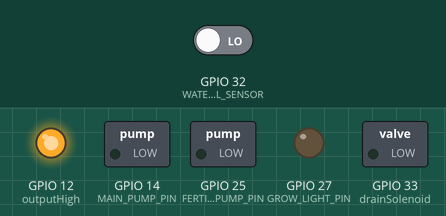
Recording of a program running on a simulated ESP32. Shown: switched loads named in the program (green lamp = pin HIGH), output pins drawn as LEDs (lit = HIGH). The test bench sets the inputs (shaded band); at power-on: GPIO 32 (WATER_LEVEL_SENSOR) LOW. WiFi joins after 1.5 s; servers stay silent unless stated; the local clock reads 2024-03-15 10:24:30 at power-on unless the program sets it.

Above: at 3.2 s.
3.3 s: GPIO 32 (WATER_LEVEL_SENSOR) driven HIGH
At 5.3 s:
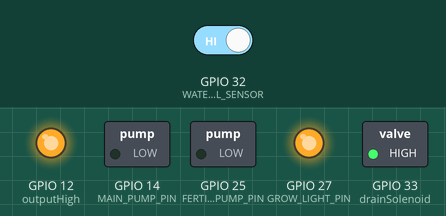
At 35.9 s:
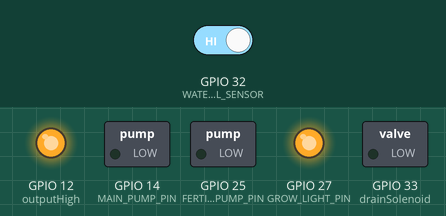
Timing chart, 0 to 36.5 s (numbered marks = the images above; inputs shaded):
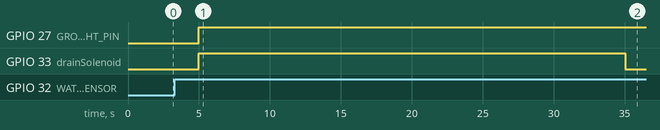

Measured:
- after the input at 3.3 s, GPIO 14 (MAIN_PUMP_PIN): stays LOW (without the input it goes to HIGH after 1.7 s); GPIO 33 (drainSolenoid): LOW → HIGH after 1.7 s, → LOW 30.0 s later

The program:

main.cpp
```cpp
/*********************************************************************************
About this code;

Build by Jacob Mattie, May-July 2025
Hydroponics system; controlled by esp32

Schematics available on github:
https://github.com/qimbet/hydroponics

The repository includes CAD files for all 3d printed parts (e.g. pvc mounts, strut attachments)

*********************************************************************************/

#include <Arduino.h>
#include <WiFi.h>
#include "time.h"
#include "pw.h"

//Pin outputs on the board. Important that this matches ./../esp32_pinLabels.txt
#define outputHigh 12

#define GROW_LIGHT_PIN 27

#define FERTILIZER_PUMP_PIN 25
#define MAIN_PUMP_PIN 14
#define WATER_LEVEL_SENSOR 32
#define drainSolenoid 33

#define minorErrorLight 34
#define majorErrorLight 35


const long gmtOffset_sec = -8*60*60;      // PST in seconds offset
const int daylightOffset_sec = 3600/2; // Adjust for daylight saving time if applicable
const char* ntpServer = "pool.ntp.org";

/*********************************************************************************

                              Constants

*********************************************************************************/

//System variables
bool minorError = false;  //error code 1
bool majorError = false;  // error code 2
unsigned long fillTimerStart = 0;
unsigned long elapsedTime = 0;

int wateringStatus = 0;
int fertilizerStatus = 0;
int lightStatus = 0;


//Universal constants
const int minutesInMilliseconds = 1000*60;
const int secondsInMilliseconds = 1000;

/*********************************************************************************

                              System Scheduling

*********************************************************************************/

/*********************************************
Grow Light
**********************************************/
const int lightOnHours = 14; // Target hours that the grow light should be ON per day
const int growLightStart = 8;  // 8 AM      -- light start time
const int growLightShutoff = 22; // 10 PM   -- light shutoff. This overrides lightOnHours if there is overlap

/*********************************************
Watering Pump
**********************************************/
const int wateringTime = 15; //3 pm

const unsigned long reservoirMaxFillTime = 1.5*minutesInMilliseconds;
const unsigned long pipeFlushTime = 0.5*minutesInMilliseconds;

/*********************************************
Fertilizer
**********************************************/
const int fertilizeTime = 14; //3pm, ensure that fertilizer is pumped prior to water (ensures mixing)
const int fertilizeDay = 0; //Sunday

const unsigned long fertilizeTimer = 2*secondsInMilliseconds;

/*********************************************
Wifi
**********************************************/
const int reconnectTime = 60*30; // If many wifi connection issues occur, wait 30 minutes before trying to reconnect

/*********************************************************************************

                              Setup

*********************************************************************************/

void setup() {
  pinMode(GROW_LIGHT_PIN,                   OUTPUT);
  pinMode(FERTILIZER_PUMP_PIN,              OUTPUT);
  pinMode(MAIN_PUMP_PIN,                    OUTPUT);
  pinMode(drainSolenoid,                    OUTPUT);
  pinMode(outputHigh,                       OUTPUT);
  pinMode(WATER_LEVEL_SENSOR,               INPUT);

  digitalWrite(GROW_LIGHT_PIN,              LOW);
  digitalWrite(FERTILIZER_PUMP_PIN,         LOW);
  digitalWrite(MAIN_PUMP_PIN,               LOW);
  digitalWrite(drainSolenoid,               LOW);
  digitalWrite(outputHigh,                  HIGH);

  // Connect to WiFi
  WiFi.begin(WIFI_SSID, WIFI_PW); //Admittedly it's kind of whack for this to be wifi-connected, but it's 2026 and idc anymore
  int count = 1;
  while (WiFi.status() != WL_CONNECTED) {
    delay(1000);
    count++;
    if (count > 15){
      digitalWrite(GROW_LIGHT_PIN, LOW);
      delay(reconnectTime);
    }
  }
  if (WiFi.status() == WL_CONNECTED){
    configTime(gmtOffset_sec, daylightOffset_sec, ntpServer);
  }

}

/*********************************************************************************

                              Function Definitions

*********************************************************************************/

// hold targetPin high for timeout time.
// Additional args: error level if fail, sensor pin (i.e. water level sensor), sensor state causing shutoff
bool timedSystem(int targetPin, int timeout, int errorLevel=2, int sensorShutoffPin=500, int sensorFlagForShutoff=HIGH){
  digitalWrite(targetPin, HIGH);
  fillTimerStart = millis();
  unsigned long elapsedTime = 0;

  if (sensorShutoffPin != 500){ //500 is an unused dummy value -- a placeholder for board pin number
    while (digitalRead(sensorShutoffPin) != sensorFlagForShutoff){
        elapsedTime = millis() - fillTimerStart;
        if (elapsedTime >= timeout) { // This is a safety mechanism. If the sensor doesn't tick, the active pin has a time cutoff
          if (errorLevel == 1){
            digitalWrite(targetPin, LOW);
            minorError = true;
          }
          else if (errorLevel == 2){
            digitalWrite(targetPin, LOW);
            majorError = true;
          }
          return false;
        }
      }
    digitalWrite(targetPin, LOW); //sensor-triggered shutoff. ideal
    return true;
  }

  else{ //default operation; no shutoff/override sensor
    while (elapsedTime < timeout) {
      elapsedTime = millis() - fillTimerStart;
      delay(25);
      }

    digitalWrite(targetPin, LOW); //timeout
    return true;
    }

  return false;
}

// Schedule handling
bool runOnSchedule(int scheduledHourTime, bool daily, const struct tm& t, int scheduledDayOfTheWeek=0){
  bool runToday = true;
  if (daily == false){
    if (t.tm_mday != scheduledDayOfTheWeek){
      runToday = false;
    }
  }

  if (runToday == true){
    if (scheduledHourTime > t.tm_hour){
      return true;
    }
    else{
      return false;
    }
  }
  else{
    return false;
  }
}
/*********************************************************************************

                              Main Loop

*********************************************************************************/

void loop() {
  if (minorError == true){//Turns on flag light
    digitalWrite(minorErrorLight, HIGH);
  }
  if (majorError == true){ //MAJOR ERROR: resets all pinouts to initVals, halts operation.
    digitalWrite(GROW_LIGHT_PIN,              LOW); //stop operation
    digitalWrite(FERTILIZER_PUMP_PIN,         LOW);
    digitalWrite(MAIN_PUMP_PIN,               LOW);

    while (true){ //Endless loop, stops all hardware from running. Blinks light.
      digitalWrite(majorErrorLight, HIGH);
      delay(500);
      digitalWrite(majorErrorLight, LOW);
      delay(500);
    }
  }

  struct tm timeinfo; //pass this as an argument 'timeinfo'
  if (!getLocalTime(&timeinfo)) { //gets current time. Works, but should be revised
    delay(1000);
    return;
  }

  int currentHour = timeinfo.tm_hour;   //hours since midnight
  int currentDay = timeinfo.tm_mday;    //day of the month
  int dayOfTheWeek = timeinfo.tm_wday;  //days since sunday; [0-6]


  delay(3*secondsInMilliseconds); //slows down loop to be nice to hardware, but locks out interaction. Problematics with errorFlags


  /*******************************************************************************************
  Controls Grow Light
  *******************************************************************************************/
  bool lightOn = false; //messy. lightOn should be defined earlier, toggled off/on on state changes
  if (currentHour >= growLightStart && currentHour < growLightShutoff) {
    int lightOnEnd = growLightStart + lightOnHours; // Calculate end time

    if (currentHour < lightOnEnd) {
      lightOn = true;
    }

  }
  digitalWrite(GROW_LIGHT_PIN, lightOn ? HIGH : LOW);

  /*******************************************************************************************
  Controls Watering Pump
  *******************************************************************************************/
  //wateringTime
  bool wateredToday = false;

  if (wateredToday == false){
    if(runOnSchedule(wateringTime, true, timeinfo)){
      wateredToday = timedSystem(MAIN_PUMP_PIN, reservoirMaxFillTime, 2, WATER_LEVEL_SENSOR, HIGH);
      timedSystem(drainSolenoid, pipeFlushTime, 1);
    }
  }

  /*******************************************************************************************
  Controls Fertilizer
  *******************************************************************************************/
  //fertilizeTime
  //fertilizeDay
  bool fertilizedToday = false;

  if (fertilizedToday == false){
    if (runOnSchedule(fertilizeTime, false, timeinfo, fertilizeDay)){
      fertilizedToday = timedSystem(FERTILIZER_PUMP_PIN, fertilizeTime, 1);
    }

  }
}
```

pw.h
```cpp
// secrets.h

#ifndef PW_H
#define PW_H


const char* WIFI_SSID = "Vilo_7945";
const char* WIFI_PW = "KTJrnFky";

#endif
```
